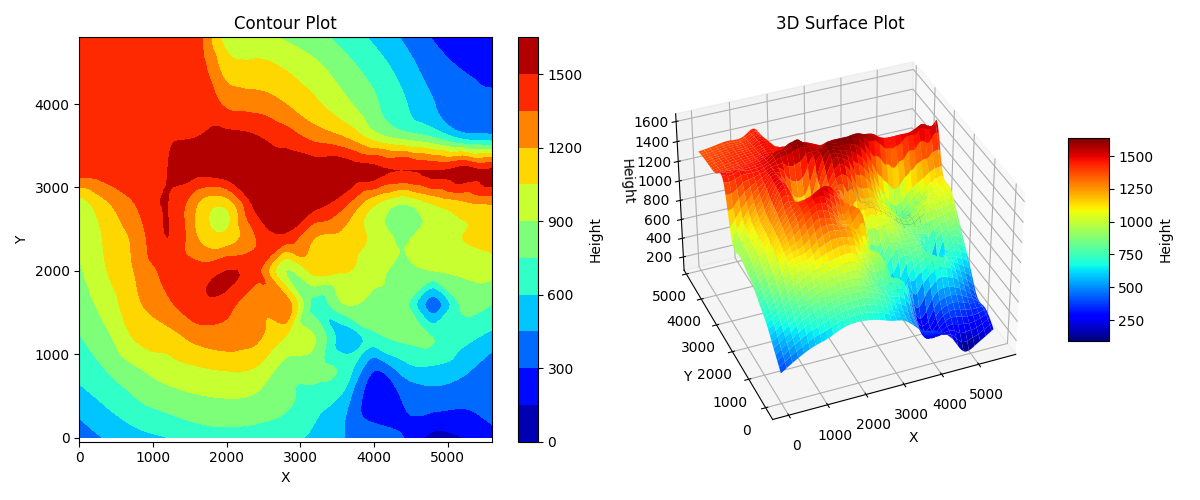

Here is the Python script that generated this plot:
import numpy as np
import matplotlib.pyplot as plt
from scipy.interpolate import CloughTocher2DInterpolator
from mpl_toolkits.mplot3d import Axes3D

# 1. 读取数据
data = np.loadtxt(r'D:\Mathematical Modeling\Mathematical-Modeling\大二下-数学建模课程\作业3\5.2.txt', delimiter=',')  # 读取 data51.txt 文件
x = data[:, 0]  # x 坐标
y = data[:, 1]  # y 坐标
z = data[:, 2]  # height 值

# 2. 定义插值网格
x0 = np.arange(0, 5601, 400)  # 原始 x 坐标范围 [0, 5600]，间隔 400
y0 = np.arange(4800, -401, -400)  # 原始 y 坐标范围 [4800, 0]，间隔 400
X0, Y0 = np.meshgrid(x0, y0)  # 原始网格

# 3. 创建插值网格（间隔为 50）
x_new = np.arange(0, 5601, 50)  # 新 x 坐标范围 [0, 5600]，间隔 50
y_new = np.arange(4800, -51, -50)  # 新 y 坐标范围 [4800, 0]，间隔 50
X, Y = np.meshgrid(x_new, y_new)  # 新网格

# 4. 进行二维插值
# 将原始数据点 (x, y, z) 整理为插值输入
points = np.vstack((x, y)).T  # (x, y) 坐标点
values = z  # 对应的 height 值

# 使用 CloughTocher2DInterpolator 进行插值（类似 MATLAB 的 cscape）
interp = CloughTocher2DInterpolator(points, values)

# 计算插值后的值
Z = interp(np.vstack((X.ravel(), Y.ravel())).T).reshape(X.shape)

# 5. 绘制等高线图和三维表面图
plt.figure(figsize=(12, 5))

# 等高线图
plt.subplot(1, 2, 1)
contour = plt.contourf(X, Y, Z, 10, cmap='jet')  # 10 个等高线，颜色映射为 jet
plt.colorbar(contour, label='Height')  # 添加颜色条
plt.xlabel('X')
plt.ylabel('Y')
plt.title('Contour Plot')

# 三维表面图
ax = plt.subplot(1, 2, 2, projection='3d')
surf = ax.plot_surface(X, Y, Z, cmap='jet')
plt.colorbar(surf, ax=ax, shrink=0.5, aspect=5, label='Height')  # 添加颜色条
ax.set_xlabel('X')
ax.set_ylabel('Y')
ax.set_zlabel('Height')
ax.set_title('3D Surface Plot')

# 调整布局并显示
plt.tight_layout()
plt.show()
